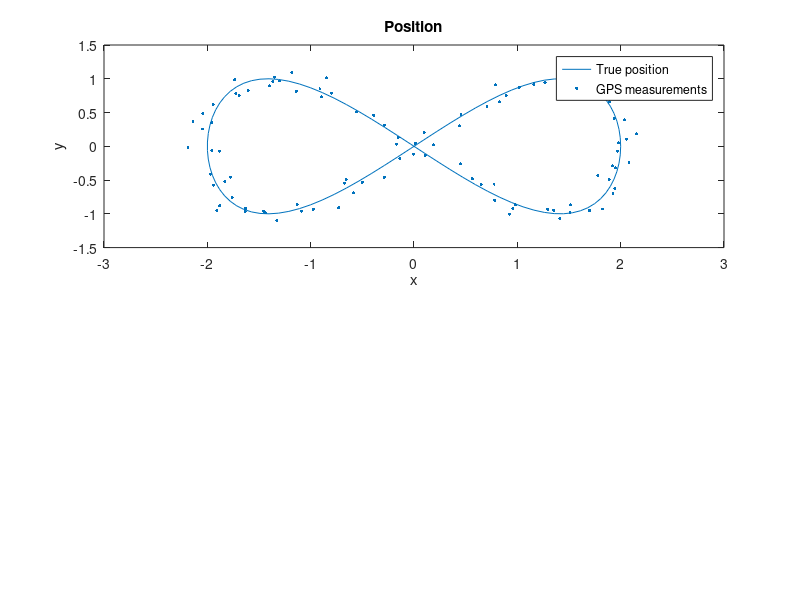

Recreate this plot in MATLAB. (Note: this script raises an error after producing the figure.)
% MATLAB code to integrate provided data for tracking maneuvering targets

% Define the scenario
t = linspace(0, 2*pi, 100);
dt = t(2) - t(1);

% Position
x = 2*cos(t);
y = sin(2*t);

% Velocity
dxdt = -2*sin(t);
dydt = 2*cos(2*t);

% Acceleration
d2xdt2 = -2*cos(t);
d2ydt2 = -4*sin(2*t);

% Angular speed (scalar)
omega = (dxdt .* d2ydt2 - dydt .* d2xdt2) ./ (dxdt.^2 + dydt.^2);

% Speed (scalar)
speed = sqrt(dxdt.^2 + dydt.^2);

% Measurement error
gps_sig = 0.1;
omega_sig = 0.3;
speed_sig = 0.1;

% Noisy measurements
x_gps = x + gps_sig * randn(size(x));
y_gps = y + gps_sig * randn(size(y));
omega_sens = omega + omega_sig * randn(size(omega));
speed_sens = speed + speed_sig * randn(size(speed));

% Plotting the position
figure;
subplot(2, 1, 1);
plot(x, y, 'DisplayName', 'True position'); hold on;
scatter(x_gps, y_gps, 5, 'red', 'filled', 'DisplayName', 'GPS measurements');
xlabel('x');
ylabel('y');
title('Position');
legend;
hold on;

% % Plotting the angular speed
% subplot(2,2,2);
% plot(t, omega, 'DisplayName', 'True angular speed'); hold on;
% scatter(t, omega_sens, 5, 'red', 'filled', 'DisplayName', 'Measured angular speed');
% xlabel('Time');
% ylabel('Angular Speed');
% title('Angular Speed');
% legend;
% 
% % Plotting the speed
% subplot(2,2,3);
% plot(t, speed, 'DisplayName', 'True speed'); hold on;
% scatter(t, speed_sens, 5, 'red', 'filled', 'DisplayName', 'Measured speed');
% xlabel('Time');
% ylabel('Speed');
% title('Speed');
% legend;

% Adjust layout
sgtitle('Position, Angular Speed, and Speed');
set(gcf, 'Position', [100, 100, 800, 600]);

% Integrate generated data into tracking filters

% Define measurements to be the position with noise
measPos = [x_gps; y_gps; zeros(size(x_gps))];

% Define the initial state and covariance
positionSelector = [1 0 0 0 0 0; 0 0 1 0 0 0; 0 0 0 0 1 0]; % Position from state
initialState = positionSelector' * measPos(:,1);
initialCovariance = diag([1, 1e4, 1, 1e4, 1, 1e4]); % Velocity is not measured

% Create a constant-velocity trackingEKF
cvekf = trackingEKF(@constvel, @cvmeas, initialState, ...
    'StateTransitionJacobianFcn', @constveljac, ...
    'MeasurementJacobianFcn', @cvmeasjac, ...
    'StateCovariance', initialCovariance, ...
    'HasAdditiveProcessNoise', false, ...
    'ProcessNoise', eye(3));

% Track using the constant-velocity filter
numSteps = numel(t);
dist = zeros(1, numSteps);
estPos = zeros(3, numSteps);
for i = 2:numSteps
    predict(cvekf, dt);
    dist(i) = distance(cvekf, measPos(:,i)); % Distance from true position
    estPos(:,i) = positionSelector * correct(cvekf, measPos(:,i));
end
hold on;
subplot(2, 1, 1);
plot(estPos(1,:), estPos(2,:), '.g', 'DisplayName', 'CV Low PN');
title('True and Estimated Positions with CV Filter');
axis equal;
legend;

% Plot normalized distance
hold on;
subplot(2, 1, 2);
plot((1:numSteps)*dt, dist, 'g', 'DisplayName', 'CV Low PN');
title('Normalized Distance from Estimated Position to True Position');
xlabel('Time (s)');
ylabel('Normalized Distance');
legend;

% Increase the process noise for the constant-velocity filter
cvekf2 = trackingEKF(@constvel, @cvmeas, initialState, ...
    'StateTransitionJacobianFcn', @constveljac, ...
    'MeasurementJacobianFcn', @cvmeasjac, ...
    'StateCovariance', initialCovariance, ...
    'HasAdditiveProcessNoise', false, ...
    'ProcessNoise', diag([50, 50, 1])); % Large uncertainty in the horizontal acceleration

dist = zeros(1, numSteps);
estPos = zeros(3, numSteps);
for i = 2:numSteps
    predict(cvekf2, dt);
    dist(i) = distance(cvekf2, measPos(:,i)); % Distance from true position
    estPos(:,i) = positionSelector * correct(cvekf2, measPos(:,i));
end
hold on;
subplot(2, 1, 1);
plot(estPos(1,:), estPos(2,:), '.c', 'DisplayName', 'CV High PN');
title('True and Estimated Positions with Increased Process Noise');
axis equal;
legend;

% Plot normalized distance
hold on;
subplot(2, 1, 2);
plot((1:numSteps)*dt, dist, 'c', 'DisplayName', 'CV High PN');
title('Normalized Distance from Estimated Position to True Position');
xlabel('Time (s)');
ylabel('Normalized Distance');
legend;

% Use an interacting multiple-model (IMM) filter
imm = trackingIMM('TransitionProbabilities', 0.99); % Default IMM with three models
initialize(imm, initialState, initialCovariance);

% Track using the IMM filter
dist = zeros(1, numSteps);
estPos = zeros(3, numSteps);
modelProbs = zeros(3, numSteps);
modelProbs(:,1) = imm.ModelProbabilities;
for i = 2:numSteps
    predict(imm, dt);
    dist(i) = distance(imm, measPos(:,i)); % Distance from true position
    estPos(:,i) = positionSelector * correct(imm, measPos(:,i));
    modelProbs(:,i) = imm.ModelProbabilities;
end
hold on;
subplot(2, 1, 1);
plot(estPos(1,:), estPos(2,:), '.m', 'DisplayName', 'IMM');
title('True and Estimated Positions with IMM Filter');
axis equal;
legend;

% Plot normalized distance
hold on;
subplot(2, 1, 2);
plot((1:numSteps)*dt, dist, 'm', 'DisplayName', 'IMM');
title('Normalized Distance from Estimated Position to True Position');
xlabel('Time (s)');
ylabel('Normalized Distance');
legend;

% Plot model probabilities
figure;
plot((1:numSteps)*dt, modelProbs);
title('Model Probabilities vs. Time');
xlabel('Time (s)');
ylabel('Model Probabilities');
legend('IMM-CV', 'IMM-CA', 'IMM-CT');
